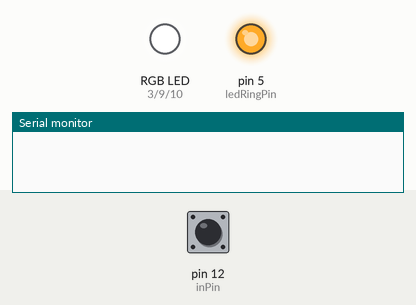
A sketch run on a simulated Arduino Uno, built with avr-gcc and run on an emulated ATmega328P. Parts: an RGB LED mixed from three pins (HIGH = lit), output pins drawn as LEDs (lit = HIGH), the last lines printed to the serial monitor. Inputs (shaded band) come from the test bench; at power-on: pin 12 (inPin) HIGH.

Above: at 1.2 s.
1.3 s: pin 12 (inPin) pulsed LOW 5 times (0.12 s each, 0.3 s apart)
At 2.8 s:
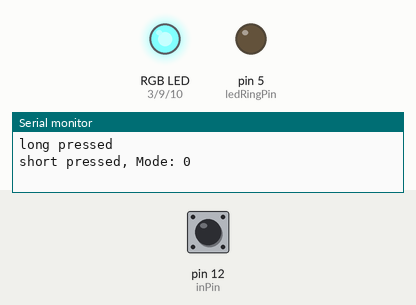
5.2 s: pin 12 (inPin) pulled LOW for 1 s
At 7.6 s:
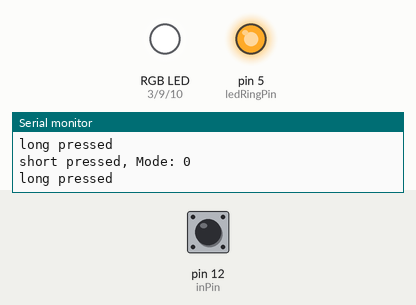
8.7 s: pin 12 (inPin) pulled LOW for 3.2 s
At 9.9 s:
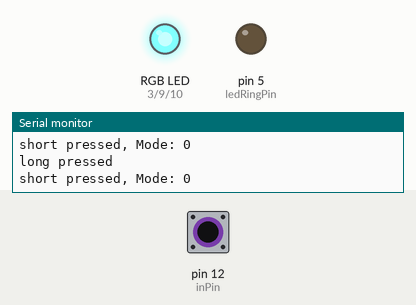
14.3 s: pin 12 (inPin) pulsed LOW 2 times (0.12 s each, 0.3 s apart)
At 15.5 s:
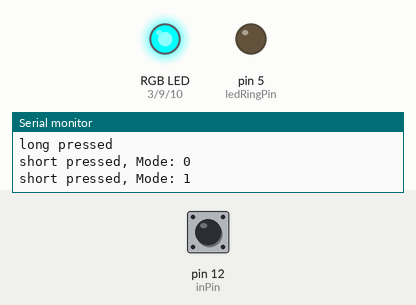
Timing chart, 0 to 17.3 s (numbered marks = the images above; inputs shaded):
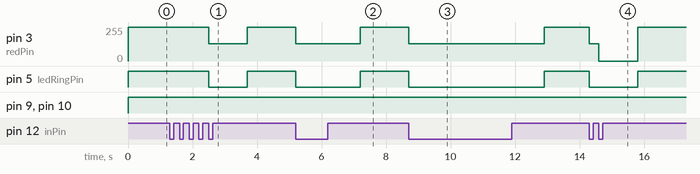

Measured:
- after the input at 1.3 s, pin 3 (redPin): 255/255 → 130/255 after 1.2 s, → 255/255 1.2 s later; pin 5 (ledRingPin): HIGH → LOW after 1.2 s, → HIGH 1.2 s later
- after the input at 5.2 s, pin 3 (redPin): 255/255 → 130/255 at once, → 255/255 2.0 s later; pin 5 (ledRingPin): HIGH → LOW at once, → HIGH 2.0 s later
- after the input at 8.7 s, pin 3 (redPin): 255/255 → 130/255 at once, → 255/255 4.2 s later; pin 5 (ledRingPin): HIGH → LOW at once, → HIGH 4.2 s later
- after the input at 14.3 s, pin 3 (redPin): 255/255 → 130/255 at once, → 0/255 0.30 s later, → 255/255 1.2 s later; pin 5 (ledRingPin): HIGH → LOW at once, → HIGH 1.5 s later

The sketch:

LedTaster.ino
```cpp
int inPin = 12;
int ledRingPin = 5;

int redPin = 3;
int greenPin = 9;
int bluePin = 10;

int ledRingState = HIGH;
int reading;
int previous = LOW;
int mode = 0;
boolean pressed = false;
boolean longPressed = false;

long time = 0;
long lastLoop = 0;

long debounce = 200;

int color0[3] = {0, 0, 0};
int color1[3] = {125, 0, 0};
int color2[3] = {255, 0, 0};
int color3[3] = {255, 125, 0};
int color4[3] = {255, 255, 0};
int color5[3] = {125, 255, 0};
int color6[3] = {0, 255, 0};
int color7[3] = {0, 255, 125};
int color8[3] = {0, 255, 255};
int color9[3] = {0, 125, 255};
int color10[3] = {0, 0, 255};
int color11[3] = {125, 0, 255};
int color12[3] = {255, 0, 255};
int color13[3] = {255, 125, 255};
int color14[3] = {255, 255, 255};
int color15[3] = {125, 125, 125};
int color16[3] = {80, 80, 80};
int color17[3] = {40, 40, 40};


int* colors[20];

void setup()
{
  pinMode(inPin, INPUT_PULLUP);
  pinMode(ledRingPin, OUTPUT);
  pinMode(redPin, INPUT);
  pinMode(greenPin, INPUT);
  pinMode(bluePin, INPUT);

  colors[0] = color0;
  colors[1] = color1;
  colors[2] = color2;
  colors[3] = color3;
  colors[4] = color4;
  colors[5] = color5;
  colors[6] = color6;
  colors[7] = color7;
  colors[8] = color8;
  colors[9] = color9;
  colors[10] = color10;
  colors[11] = color11;
  colors[12] = color12;
  colors[13] = color13;
  colors[14] = color14;
  colors[15] = color15;
  colors[16] = color16;
  colors[17] = color17;

  Serial.begin(9600);
}

void loop()
{
  lastLoop = millis();
  pressed = false;
  reading = digitalRead(inPin);

  while (digitalRead(inPin) == HIGH && !longPressed && millis() - time > debounce) {
    pressed = true;
    longPressed = false;
    debounce = 200;

    if (millis() - lastLoop > 1000) {
      longPressed = true;
      debounce = 1000;
    }
  }


  if (pressed && millis() - time > debounce) {
    if (longPressed) {
      Serial.println("long pressed");
      mode = 0;
      ledRingState = HIGH;
      longPressed = false;
    } else {
      Serial.print("short pressed, Mode: ");
      Serial.println(mode);
      ledRingState = LOW;
      mode++;
      if (mode == 18) mode = 1;
    }

    time = millis();
  }


  setLedIntensity(redPin, colors[mode][0]);
  setLedIntensity(greenPin, colors[mode][1]);
  setLedIntensity(bluePin, colors[mode][2]);

  digitalWrite(ledRingPin, ledRingState);


  previous = reading;
}

void setLedIntensity(int ledPin, int value) {
  analogWrite(ledPin, 255 - value);
}
```
